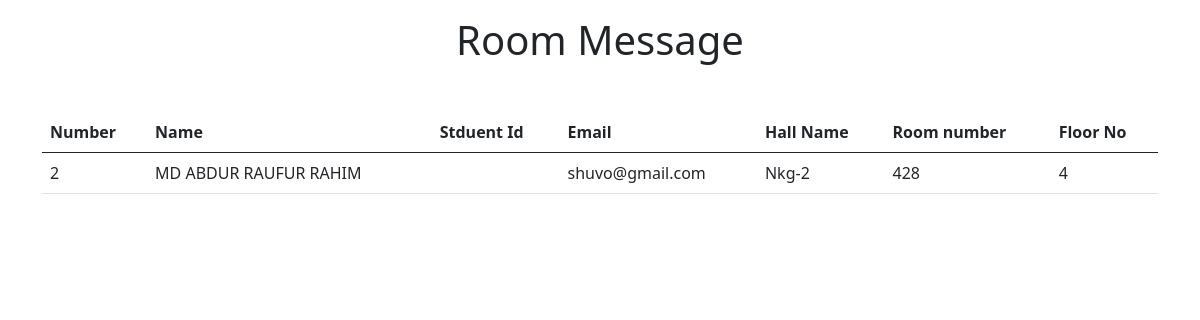
Page /roomshowdata on the committed database.
### my_info/models.py (models this page shows)
class Room(models.Model):
    name = models.CharField(max_length=50,null=True)
    studentid = models.CharField(max_length=50,null=True)
    email = models.EmailField(max_length=100,null=True)
    hallname = models.CharField(max_length=100,null=True)
    roomno = models.TextField(max_length=500,null=True)
    floorno = models.TextField(max_length=500,null=True)

### my_info/views.py (the view)
# urls.py: path('roomshowdata', views.roomshowdata,name='roomshowdata'),
def roomshowdata(request):
    roomshow = Room.objects.all()
    roomshowdata = {'Room': roomshow}
    return render(request,'roomshowdata.html',roomshowdata)

### templates/roomshowdata.html (shortened to what this page needs)
<!doctype html>
<html lang="en">
  <head>
    <link href="https://cdn.jsdelivr.net/npm/bootstrap@5.0.2/dist/css/bootstrap.min.css" rel="stylesheet">
  </head>
  <body>
     <div class="text-center mt-3">
         <h1>Room Message</h1>
     </div>
     <div class="container mt-5">
        <table class="table">
            <thead>
              <tr>
                <th scope="col">Number</th>
                <th scope="col">Name</th>
                <th scope="col">Stduent Id</th>
                <th scope="col">Email</th>
                <th scope="col">Hall Name</th>
                <th scope="col">Room number</th>
                <th scope="col">Floor No</th>
              </tr>
            </thead>
            <tbody>
                {% for i in Room %}
              <tr>
                <td>{{i.id}}</td>
                <td>{{i.name}}</td>
                <td>{{i.stduentid}}</td>
                <td>{{i.email}}</td>
                <td>{{i.hallname}}</td>
                <td>{{i.roomno}}</td>
                <td>{{i.floorno}}</td>
              </tr>
              {% endfor %}
            </tbody>
          </table>
     </div>
  </body>
</html>

### rows in the picture
Room: id "2", name "MD ABDUR RAUFUR RAHIM", email "shuvo@gmail.com", hallname "Nkg-2", roomno "428", floorno "4"
